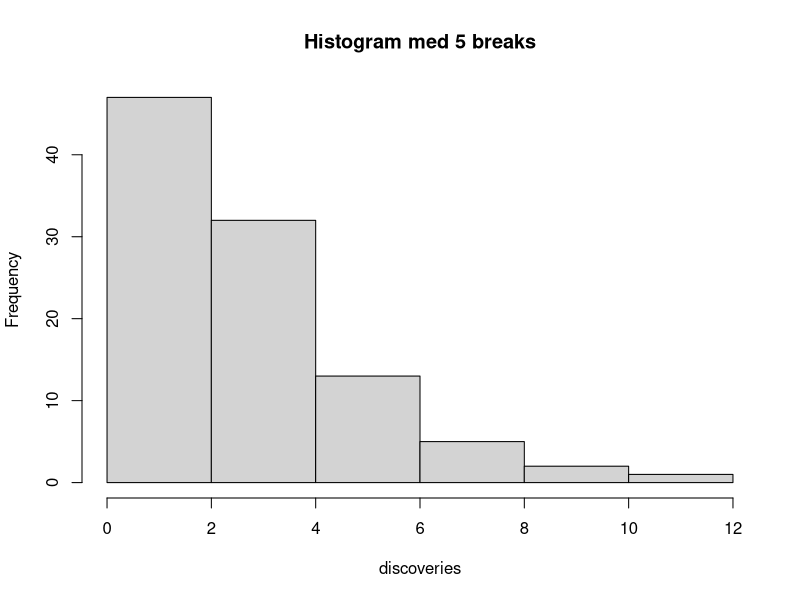
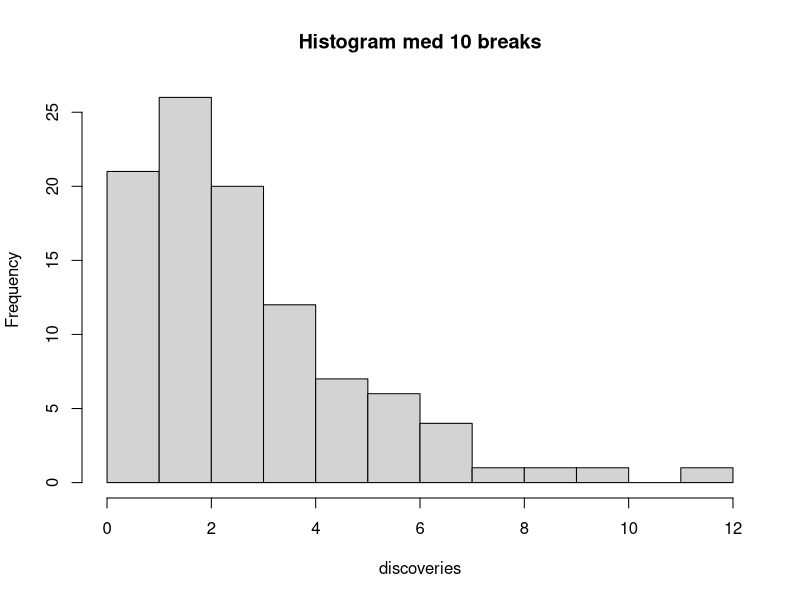
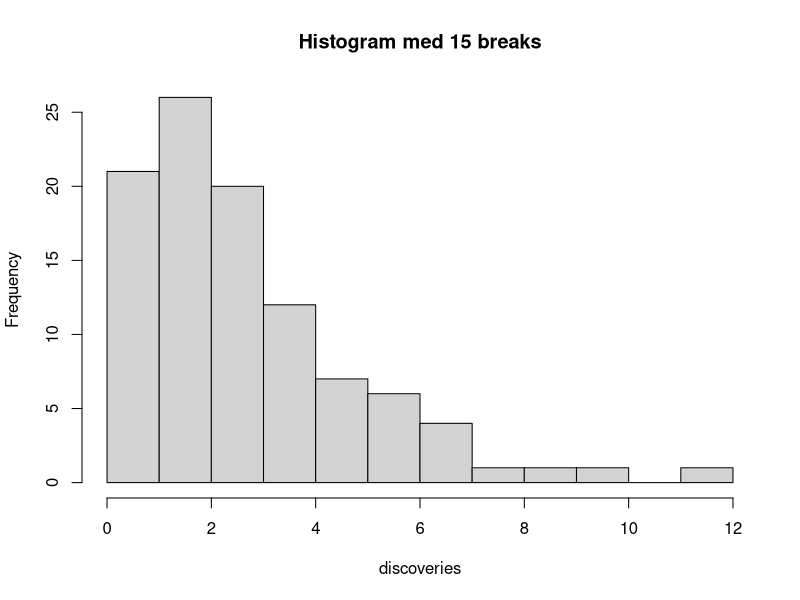
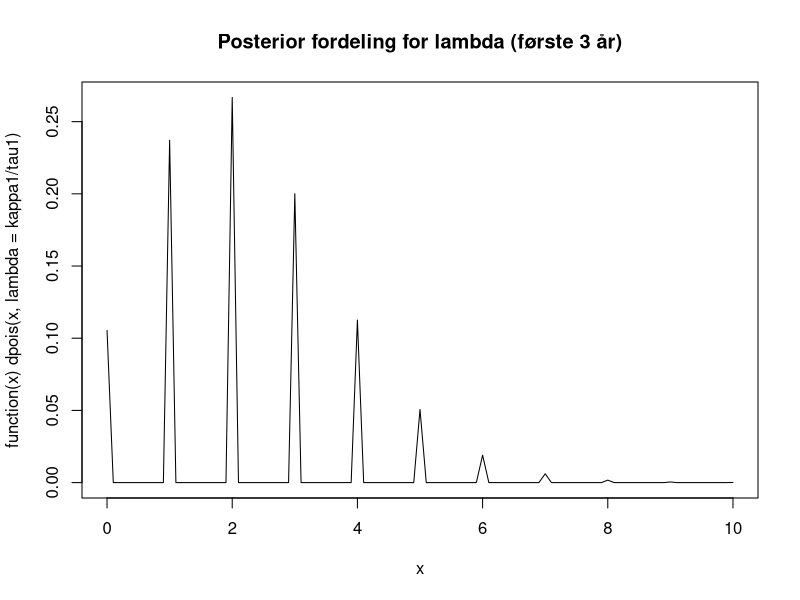
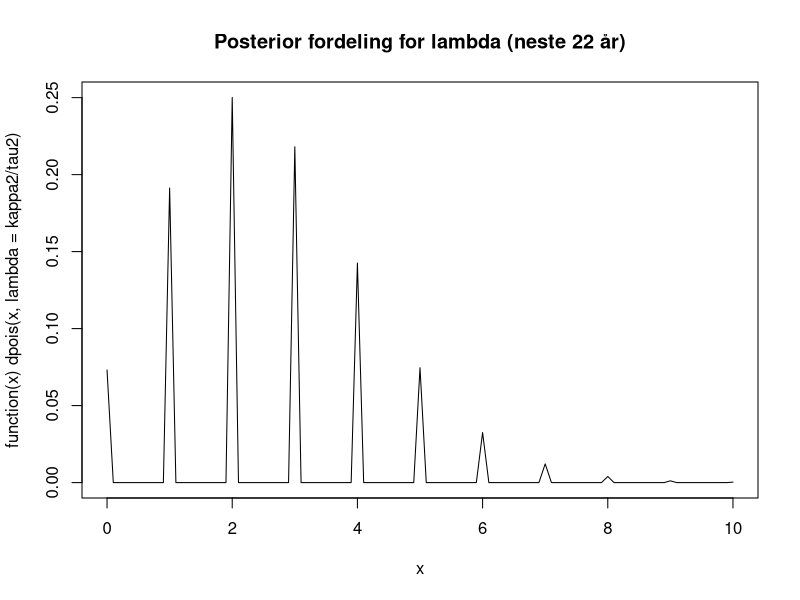
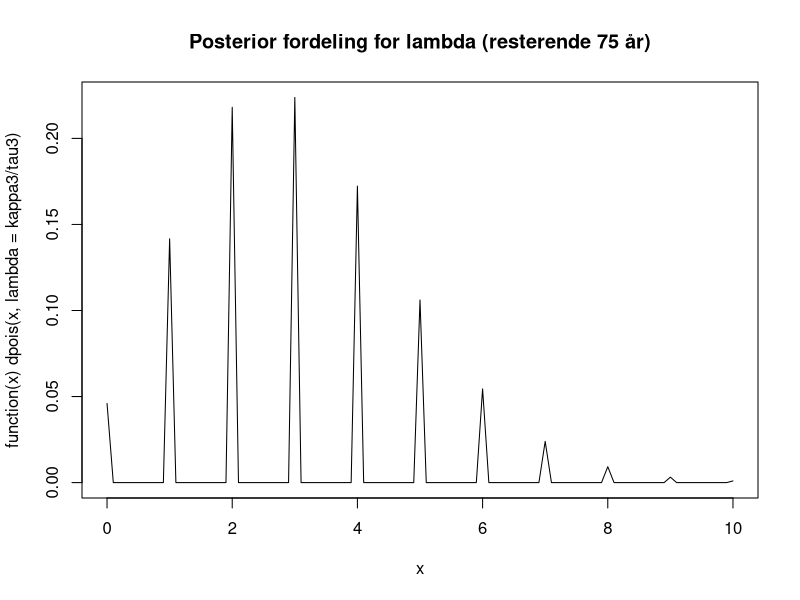
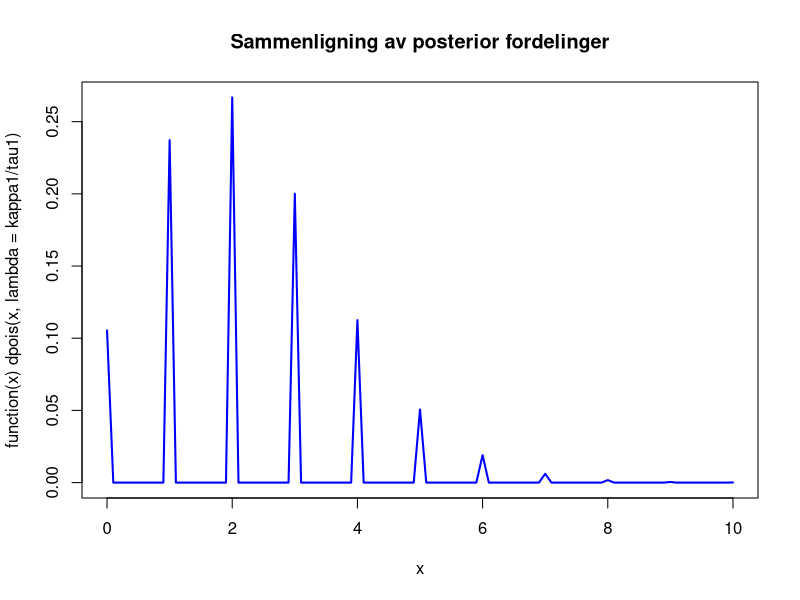

Write R code to recreate these figures, in order. (Note: this script raises an error after producing the figures.)
library(datasets)

# Histogram av antall oppdagelser
for (k in c(5, 10, 15)) {
  hist(discoveries, breaks=k, main=paste("Histogram med", k, "breaks"))
}

# Bayesiansk analyse av oppdagelsesrate

# Nøytrale prior hyperparametre
kappa0 <- 1
tau0 <- 1

# Første 3 år
n1 <- sum(discoveries[1:3])
t1 <- 3
kappa1 <- kappa0 + n1
tau1 <- tau0 + t1

# Posterior fordeling for lambda (første 3 år)
plot(function(x) dpois(x, lambda=kappa1/tau1), 0, 10, main="Posterior fordeling for lambda (første 3 år)")

# Neste 22 år
n2 <- sum(discoveries[4:25])
t2 <- 22
kappa2 <- kappa1 + n2
tau2 <- tau1 + t2

# Posterior fordeling for lambda (neste 22 år)
plot(function(x) dpois(x, lambda=kappa2/tau2), 0, 10, main="Posterior fordeling for lambda (neste 22 år)")

# Resterende 75 år
n3 <- sum(discoveries[26:100])
t3 <- 75
kappa3 <- kappa2 + n3
tau3 <- tau2 + t3

# Posterior fordeling for lambda (resterende 75 år)
plot(function(x) dpois(x, lambda=kappa3/tau3), 0, 10, main="Posterior fordeling for lambda (resterende 75 år)")

# Sammenligning av alle tre
plot(function(x) dpois(x, lambda=kappa1/tau1), 0, 10, col="blue", lwd=2, main="Sammenligning av posterior fordelinger")
lines(function(x) dpois(x, lambda=kappa2/tau2), col="green", lwd=2)
lines(function(x) dpois(x, lambda=kappa3/tau3), col="red", lwd=2)
legend("topright", c("Første 3 år", "Neste 22 år", "Resterende 75 år"), col=c("blue", "green", "red"), lwd=2)

# Sannsynlighet for 5 nye oppdagelser
P_5 <- ppois(5, lambda=kappa3/tau3)

print(paste("Sannsynlighet for 5 nye oppdagelser:", P_5))
